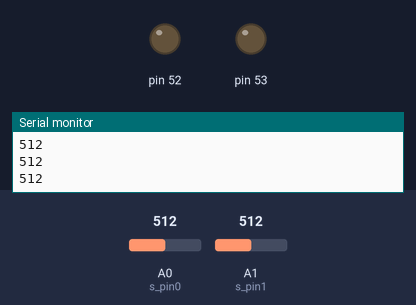
Bench run of a sketch on a simulated Arduino Mega 2560, built with avr-gcc and run on an emulated ATmega2560. Shown: output pins drawn as LEDs (lit = HIGH), the last lines printed to the serial monitor. Inputs (shaded band) come from the test bench; at power-on: A0 (s_pin0) = 512, A1 (s_pin1) = 512.

Above: at 1.2 s.
1.3 s: A0 (s_pin0) set to 502
At 2.3 s:
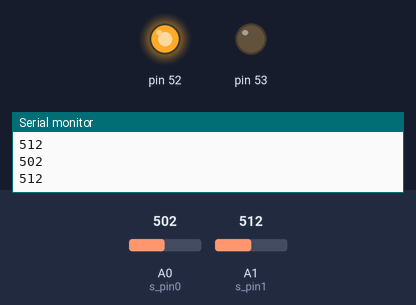
2.8 s: A1 (s_pin1) set to 494
At 4.0 s:
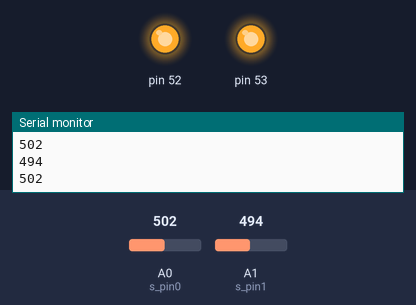
4.3 s: A0 (s_pin0) set to 522
At 5.5 s:
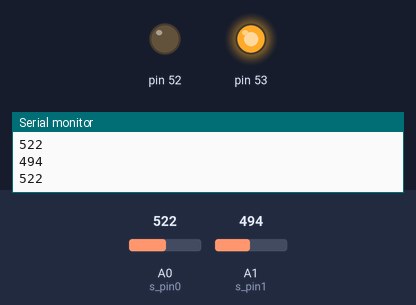
5.8 s: A0 (s_pin0) set to 511
At 6.6 s:
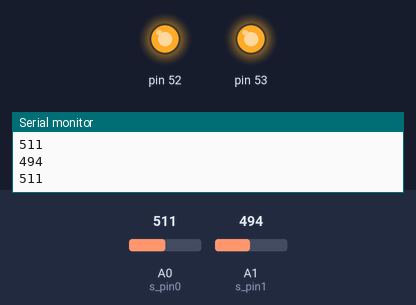
7.3 s: A0 (s_pin0) set to 716
At 7.7 s:
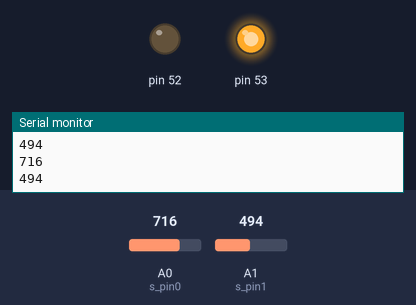
Timing chart, 0 to 9.8 s (numbered marks = the images above; inputs shaded):
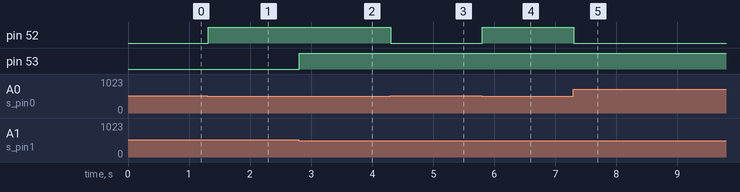

The sketch:

a2d_function.ino
```cpp
/*
  Analog to Digital Converter - Function Level Programming
  Multiple Channels with Simple 8bit read

  Tennessee Technological University
  Tristan Hill - Jan 12, 2016

*/

int val;
int s_pin0 = A0;
int s_pin1 = A1;

// the setup function runs once when you press reset or power the board
void setup() {

  // initialize digital pin 53(PB0) and pin 52(PB1) as an outputs(1).
  pinMode(52,OUTPUT);
  pinMode(53,OUTPUT);

  // setup analog to digital converter

  // setup serail monitior
  Serial.begin(9600);          //  setup serial
  while (! Serial);
  Serial.println("Hello World!");

}

// the loop function runs over and over again forever
void loop() {

  val=analogRead(s_pin0);
  Serial.println(val); //debug print
  if (val<512){
    digitalWrite(52,HIGH); //LED 0 cathode high (on)
  } else {
    digitalWrite(52,LOW); //LED 0 cathode low (off)
  }


  val=analogRead(s_pin1);
  Serial.println(val); //debug print
  if (val<512){
    digitalWrite(53,HIGH); //LED 0 cathode high (on)
  } else {
    digitalWrite(53,LOW); //LED 0 cathode low (off)
  }

}
```

Measured:
- the behaviour switches between 512 and 511 on A0 (s_pin0) (found by bisection; images 0 and 1)
- the behaviour switches between 512 and 511 on A1 (s_pin1) (found by bisection; images 1 and 2)
- after the input at 1.3 s, pin 52: LOW → HIGH at once
- after the input at 2.8 s, pin 53: LOW → HIGH at once
- after the input at 4.3 s, pin 52: HIGH → LOW at once
- after the input at 5.8 s, pin 52: LOW → HIGH at once
- after the input at 7.3 s, pin 52: HIGH → LOW at once
